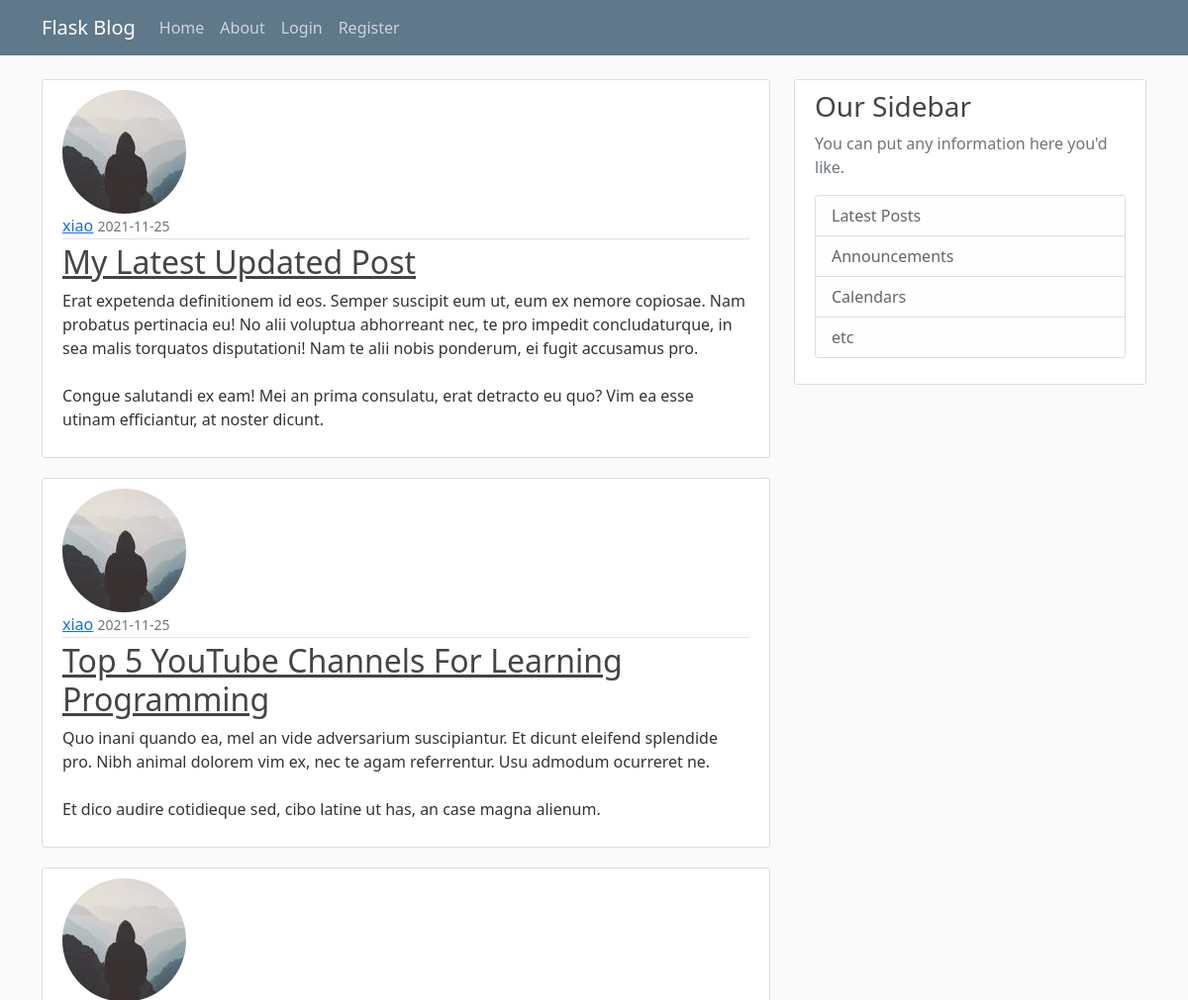
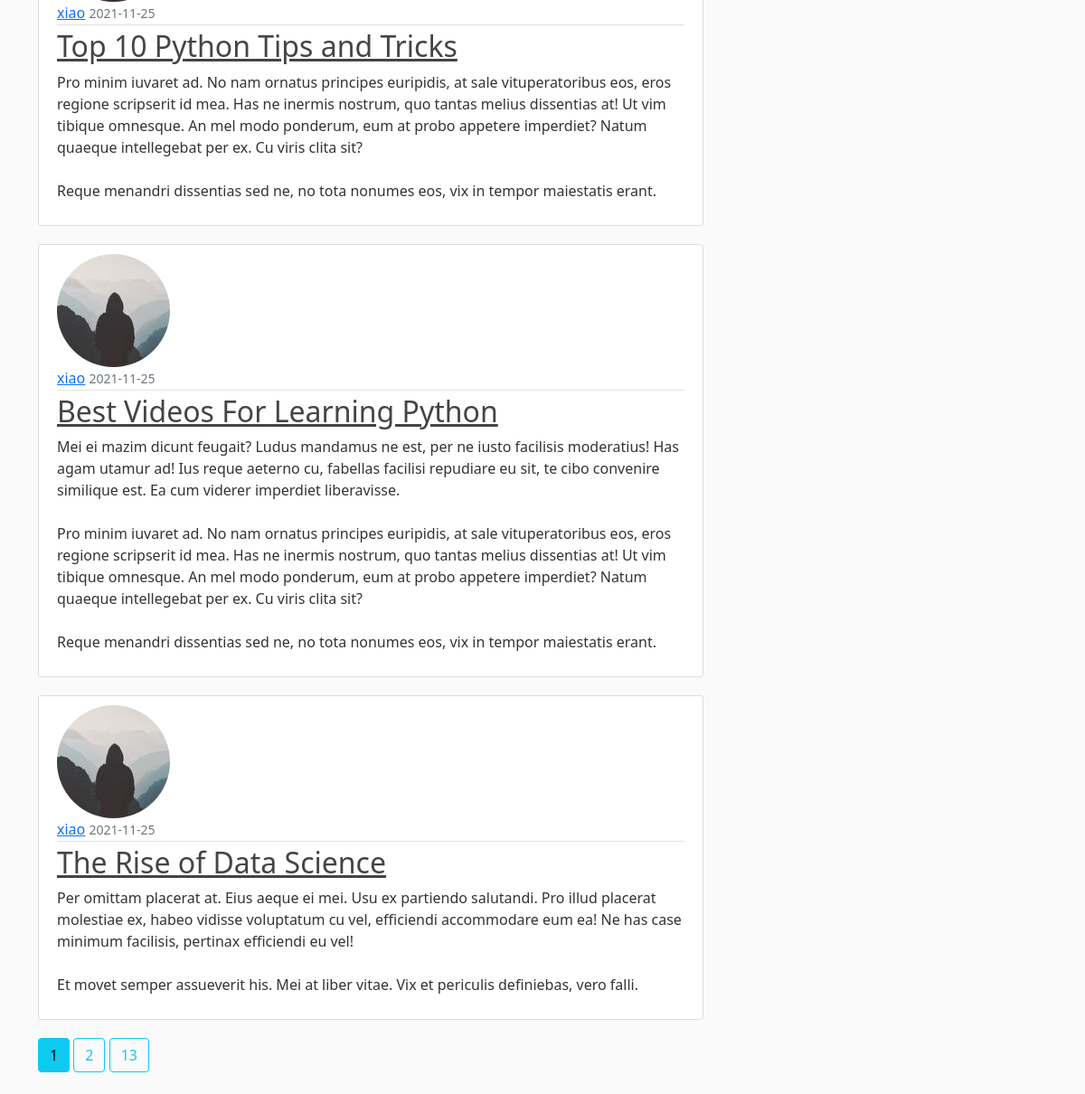
The page /home on the database its author committed (2 pictures, top to bottom).
### flaskblog/models.py (models this page shows, shortened)
class Post(db.Model):
    id = db.Column(db.Integer, primary_key=True)
    title = db.Column(db.String(100), nullable=False)
    date_posted = db.Column(db.DateTime(timezone=True), default=datetime.now)
    content = db.Column(db.Text, nullable=False)
    user_id = db.Column(db.Integer, db.ForeignKey('user.id'), nullable=False)

class User(db.Model, UserMixin):
    id = db.Column(db.Integer, primary_key=True)
    username = db.Column(db.String(20), unique=True, nullable=False)
    email = db.Column(db.String(120), unique=True, nullable=False)
    image_file = db.Column(db.String(20), nullable=False, default='default.jpg')
    password = db.Column(db.String(60), nullable=False)
    posts = db.relationship('Post', backref='author', lazy=True)

### flaskblog/main/routes.py (the view)
@main.route("/")
@main.route("/home")
def home():
    page = request.args.get('page', 1, type=int)
    posts = Post.query.order_by(Post.date_posted.desc()).paginate(page=page, per_page=5)
    return render_template('home.html', posts=posts)

### flaskblog/templates/home.html (shortened to what this page needs)
{% extends "layout.html" %}
{% block content %}
    {% for post in posts.items %}
        <article class="media content-section">
            <img class="rounded-circle artical-img" src="{{ url_for('static', filename='profile_pics/' + post.author.image_file) }}">
            <div class="media-body">
                <div class="article-metadata">
                    <a class="mr-2" href="{{url_for('users.user_posts', username=post.author.username)}}">{{ post.author.username }}</a>
                    <small class="text-muted">{{ post.date_posted.strftime('%Y-%m-%d') }}</small>
                </div>
                <h2><a class="article-title" href="{{ url_for('posts.post', post_id=post.id) }}">{{ post.title }}</a></h2>
                <p class="article-content">{{ post.content }}</p>
            </div>
        </article>
    {% endfor %}
    {% for page_num in posts.iter_pages(left_edge=1, right_edge=1, left_current=1, right_current=2) %}
        {% if page_num %}
            {% if posts.page == page_num %}
                <a class="btn btn-info mb-4" href="{{url_for('main.home', page=page_num)}}">{{page_num}}</a>
            {% else %}
                <a class="btn btn-outline-info mb-4" href="{{url_for('main.home', page=page_num)}}">{{page_num}}</a>
            {% endif %}
        {% endif %}
    {% endfor %}
{% endblock content %}

### flaskblog/templates/layout.html (shortened to what this page needs)
<!DOCTYPE html>
<html lang="en">
<head>
    <link href="https://cdn.jsdelivr.net/npm/bootstrap@5.1.3/dist/css/bootstrap.min.css" rel="stylesheet"
>
    <link rel="stylesheet" type="text/css" href={{ url_for(
    'static', filename='main.css') }}>
</head>
<body>
<header class="site-header">
    <nav class="navbar navbar-expand-md navbar-dark bg-steel fixed-top">
        <div class="container">
            <a class="navbar-brand mr-4" href="/">Flask Blog</a>
            <div class="collapse navbar-collapse" id="navbarToggle">
                <div class="navbar-nav mr-auto">
                    <a class="nav-item nav-link" href="{{ url_for('main.home') }}">Home</a>
                    <a class="nav-item nav-link" href="{{ url_for('main.about') }}">About</a>
                </div>
                <div class="navbar-nav">
                    {% if current_user.is_authenticated %}
                    <a class="nav-item nav-link" href="{{ url_for('posts.new_post') }}">New Post</a>
                    <a class="nav-item nav-link" href="{{ url_for('users.account') }}">Account</a>
                    <a class="nav-item nav-link" href="{{ url_for('users.logout') }}">Logout</a>
                    {% else %}
                    <a class="nav-item nav-link" href="{{ url_for('users.login') }}">Login</a>
                    <a class="nav-item nav-link" href="{{ url_for('users.register') }}">Register</a>
                    {% endif %}
                </div>
            </div>
        </div>
    </nav>
</header>
<main role="main" class="container">
    <div class="row">
        <div class="col-md-8">
            {% block content %}{% endblock %}
        </div>
        <div class="col-md-4">
            <div class="content-section">
                <h3>Our Sidebar</h3>
                <p class='text-muted'>You can put any information here you'd like.
                    <ul class="list-group">
                        <li class="list-group-item list-group-item-light">Latest Posts</li>
                        <li class="list-group-item list-group-item-light">Announcements</li>
                        <li class="list-group-item list-group-item-light">Calendars</li>
                        <li class="list-group-item list-group-item-light">etc</li>
                    </ul>
                </p>
            </div>
        </div>
    </div>
</main>
</body>
</html>

### flaskblog/static/main.css (style rules this page uses)
body { background: #fafafa; color: #333333; margin-top: 5rem; }
h1, h2, h3, h4, h5, h6 { color: #444444; }
.bg-steel { background-color: #5f788a; }
.site-header .navbar-nav .nav-link { color: #cbd5db; }
.content-section { background: #ffffff; padding: 10px 20px; border: 1px solid #dddddd; border-radius: 3px; margin-bottom: 20px; }
.article-title { color: #444444; }
.article-content { white-space: pre-line; }
.article-metadata { padding-bottom: 1px; margin-bottom: 4px; border-bottom: 1px solid #e3e3e3 }

### rows shown on the page
Post: image_file (picture), author.username "xiao", date_posted "2021-11-25", title "My Latest Updated Post", content "Erat expetenda definitionem id eos. Semper suscipit eum ut, eum ex nemore copiosae. Nam probatus pertinacia eu! No alii voluptua abhorreant nec, te pro impedit concludaturque, in sea malis torquatos disputationi! Nam te alii nobis ponderum, ei fugit accusamus pro. Congue salutandi ex eam! Mei an prima consulatu, erat detracto eu quo? Vim ea esse utinam efficiantur, at noster dicunt."
Post: image_file (picture), author.username "xiao", date_posted "2021-11-25", title "Top 5 YouTube Channels For Learning Programming", content "Quo inani quando ea, mel an vide adversarium suscipiantur. Et dicunt eleifend splendide pro. Nibh animal dolorem vim ex, nec te agam referrentur. Usu admodum ocurreret ne. Et dico audire cotidieque sed, cibo latine ut has, an case magna alienum."
Post: image_file (picture), author.username "xiao", date_posted "2021-11-25", title "Top 10 Python Tips and Tricks", content "Pro minim iuvaret ad. No nam ornatus principes euripidis, at sale vituperatoribus eos, eros regione scripserit id mea. Has ne inermis nostrum, quo tantas melius dissentias at! Ut vim tibique omnesque. An mel modo ponderum, eum at probo appetere imperdiet? Natum quaeque intellegebat per ex. Cu viris clita sit? Reque menandri dissentias sed ne, no tota nonumes eos, vix in tempor maiestatis erant."
Post: image_file (picture), author.username "xiao", date_posted "2021-11-25", title "Best Videos For Learning Python", content "Mei ei mazim dicunt feugait? Ludus mandamus ne est, per ne iusto facilisis moderatius! Has agam utamur ad! Ius reque aeterno cu, fabellas facilisi repudiare eu sit, te cibo convenire similique est. Ea cum viderer imperdiet liberavisse. Pro minim iuvaret ad. No nam ornatus principes euripidis, at sale vituperatoribus eos, eros regione scripserit id mea. Has ne inermis nostrum, quo tantas melius dissentias at! Ut vim tibique omnesque. An mel modo ponderum, eum at probo appetere imperdiet? Natum quaeque intellegebat per ex. Cu viris clita sit? Reque menandri dissentias sed ne, no tota nonumes eos, vix in tempor maiestatis erant."
Post: image_file (picture), author.username "xiao", date_posted "2021-11-25", title "The Rise of Data Science", content "Per omittam placerat at. Eius aeque ei mei. Usu ex partiendo salutandi. Pro illud placerat molestiae ex, habeo vidisse voluptatum cu vel, efficiendi accommodare eum ea! Ne has case minimum facilisis, pertinax efficiendi eu vel! Et movet semper assueverit his. Mei at liber vitae. Vix et periculis definiebas, vero falli."

### other values the page prints
{{ page_num }} "1"
{{ page_num }} "2" "13"
